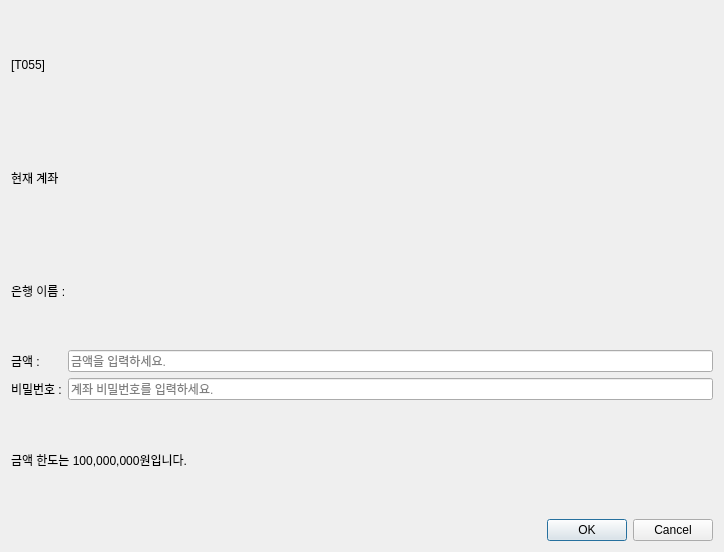
<?xml version="1.0" encoding="UTF-8"?>
<ui version="4.0">
 <class>tx_dialog</class>
 <widget class="QDialog" name="tx_dialog">
  <property name="geometry">
   <rect>
    <x>0</x>
    <y>0</y>
    <width>724</width>
    <height>552</height>
   </rect>
  </property>
  <property name="windowTitle">
   <string>Dialog</string>
  </property>
  <layout class="QGridLayout" name="gridLayout_2">
   <item row="1" column="0">
    <layout class="QGridLayout" name="gridLayout">
     <item row="4" column="1">
      <widget class="QLineEdit" name="money_lineEdit">
       <property name="placeholderText">
        <string>금액을 입력하세요.</string>
       </property>
      </widget>
     </item>
     <item row="0" column="0" colspan="2">
      <widget class="QLabel" name="label">
       <property name="text">
        <string>[T055]</string>
       </property>
      </widget>
     </item>
     <item row="4" column="0">
      <widget class="QLabel" name="type_label">
       <property name="text">
        <string>금액 :</string>
       </property>
      </widget>
     </item>
     <item row="1" column="0" colspan="2">
      <widget class="QLabel" name="label_2">
       <property name="text">
        <string>현재 계좌</string>
       </property>
      </widget>
     </item>
     <item row="5" column="0">
      <widget class="QLabel" name="label_6">
       <property name="text">
        <string>비밀번호 :</string>
       </property>
      </widget>
     </item>
     <item row="2" column="0" colspan="2">
      <widget class="QLabel" name="current_account">
       <property name="text">
        <string>은행 이름 :</string>
       </property>
      </widget>
     </item>
     <item row="5" column="1">
      <widget class="QLineEdit" name="pw_lineEdit">
       <property name="placeholderText">
        <string>계좌 비밀번호를 입력하세요.</string>
       </property>
      </widget>
     </item>
     <item row="6" column="0" colspan="2">
      <widget class="QLabel" name="notice_label">
       <property name="text">
        <string>금액 한도는 100,000,000원입니다.</string>
       </property>
      </widget>
     </item>
     <item row="8" column="0" colspan="2">
      <widget class="QDialogButtonBox" name="buttonBox">
       <property name="orientation">
        <enum>Qt::Orientation::Horizontal</enum>
       </property>
       <property name="standardButtons">
        <set>QDialogButtonBox::StandardButton::Cancel|QDialogButtonBox::StandardButton::Ok</set>
       </property>
      </widget>
     </item>
    </layout>
   </item>
  </layout>
 </widget>
 <resources/>
 <connections>
  <connection>
   <sender>buttonBox</sender>
   <signal>accepted()</signal>
   <receiver>tx_dialog</receiver>
   <slot>accept()</slot>
   <hints>
    <hint type="sourcelabel">
     <x>248</x>
     <y>254</y>
    </hint>
    <hint type="destinationlabel">
     <x>157</x>
     <y>274</y>
    </hint>
   </hints>
  </connection>
  <connection>
   <sender>buttonBox</sender>
   <signal>rejected()</signal>
   <receiver>tx_dialog</receiver>
   <slot>reject()</slot>
   <hints>
    <hint type="sourcelabel">
     <x>316</x>
     <y>260</y>
    </hint>
    <hint type="destinationlabel">
     <x>286</x>
     <y>274</y>
    </hint>
   </hints>
  </connection>
 </connections>
</ui>
